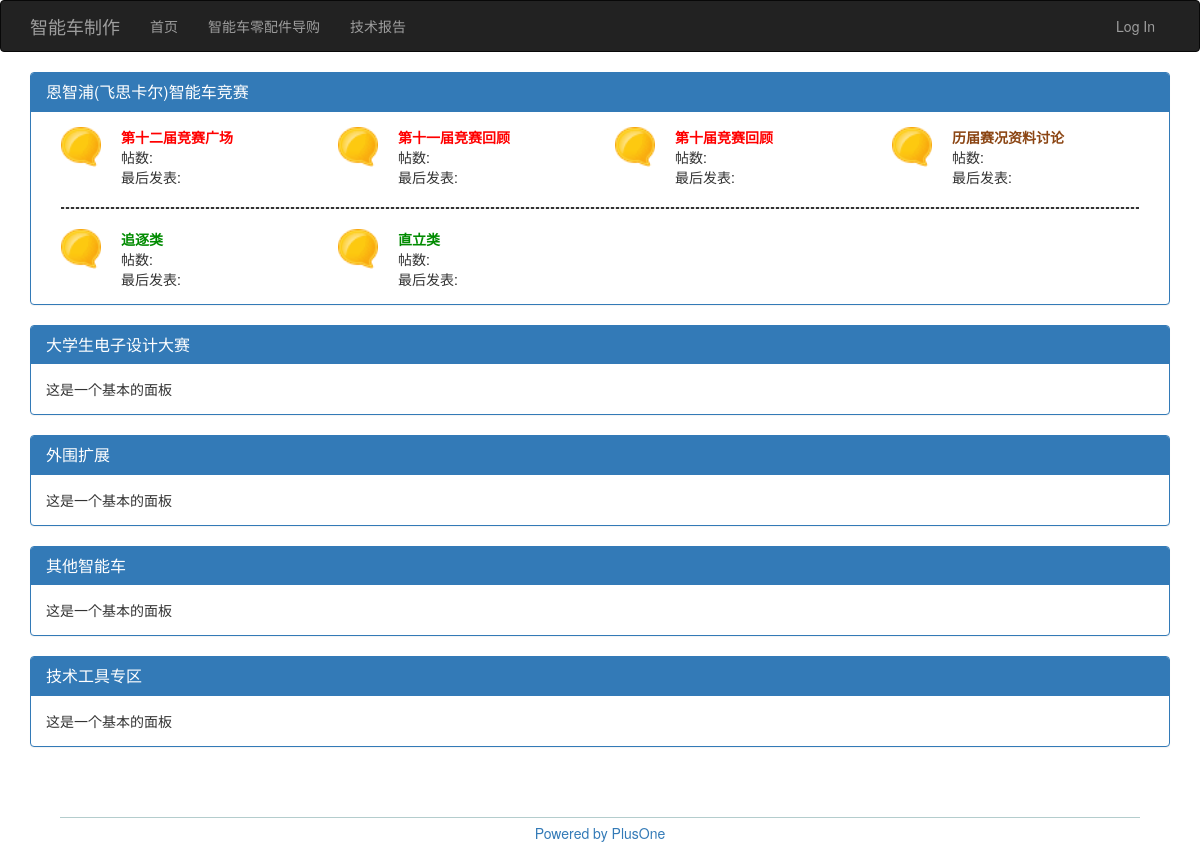
The page / on the database its author committed.
### app/models.py (models this page shows, shortened)
class Forum(db.Model):
    __tablename__='forums'
    id=db.Column(db.Integer, primary_key=True)
    name=db.Column(db.String(64), unique=True)
    forumname=db.Column(db.String(64), unique=True)
    order=db.Column(db.Integer)
    color=db.Column(db.String(64), default='red')
    posts=db.relationship('Post', backref='subforum', lazy='dynamic')
    users=db.relationship('User', backref='subforum', lazy='dynamic')

### app/main/views.py (the view)
@main.route('/', methods=['GET', 'POST'])
def index():
    forum_num=Forum.query.count()
    forums=Forum.query.all()
    num=1
    for forum in forums:
        forum.order=num
        num=num+1
    return render_template('index.html',forum_num=forum_num, forums=forums)

### app/auth/views.py (called while the page is built)
@auth.before_app_request
def before_request():
    if current_user.is_authenticated:
        current_user.ping()
        if not current_user.confirmed \
            and request.endpoint[:5]!='auth.':
            return redirect(url_for('auth.unconfirmed'))

### app/main/__init__.py (called while the page is built)
@main.app_context_processor
def inject_permissions():
    return dict(Permission=Permission)

### app/models.py (called while the page is built)
    def is_administrator(self):
        return False

### app/templates/index.html (shortened to what this page needs)
{% extends "base.html" %}
{% block page_content %}
    <div class="panel panel-primary">
        <div class="panel-heading">
            <h3 class="panel-title">恩智浦(飞思卡尔)智能车竞赛
            </h3>
        </div>
        <div class="panel-body" style="padding-left:30px; padding-right:30px">
            {% for forum in forums %}
                {% if forum.query.count()==1 %}
                <div class="row" >
                    <div class="col-xs-6 col-sm-3">
                        <a href="/"><img src="../static/index/index_bubble.gif" class="img-responsive index_img"></a>
                        <div class="index_text">
                            <a class="{{ forum.color }}" href="{{ url_for('note.subforum', id=forum.id) }}">{{ forum.forumname }}</a>
                            <div>帖数:</div>
                            <div>最后发表:</div>
                        </div>
                    </div>
                </div>
                {% elif forum.order==1 %}
                <div class="row" >
                    <div class="col-xs-6 col-sm-3">
                        <a href="/"><img src="../static/index/index_bubble.gif" class="img-responsive index_img"></a>
                        <div class="index_text">
                            <a class="{{ forum.color }}" href="{{ url_for('note.subforum', id=forum.id) }}">{{ forum.forumname }}</a>
                            <div>帖数:</div>
                            <div>最后发表:</div>
                        </div>
                    </div>
                {% elif forum.order%4==1 and forum.order!=1 %}
                <hr style="border:1px dashed" color="#DDDDDD">
                <div class="row" >
                    <div class="col-xs-6 col-sm-3">
                        <a href="/"><img src="../static/index/index_bubble.gif" class="img-responsive index_img"></a>
                        <div class="index_text">
                            <a class="{{ forum.color }}" href="{{ url_for('note.subforum', id=forum.id) }}">{{ forum.forumname }}</a>
                            <div>帖数:</div>
                            <div>最后发表:</div>
                        </div>
                    </div>
                {% elif forum.order==forum.query.count() %}
                    <div class="col-xs-6 col-sm-3">
                        <a href="/"><img src="../static/index/index_bubble.gif" class="img-responsive index_img"></a>
                        <div class="index_text">
                            <a class="{{ forum.color }}" href="{{ url_for('note.subforum', id=forum.id) }}">{{ forum.forumname }}</a>
                            <div>帖数:</div>
                            <div>最后发表:</div>
                        </div>
                    </div>
                </div>
                {% elif forum.order%4==0 %}
                    <div class="col-xs-6 col-sm-3">
                        <a href="/"><img src="../static/index/index_bubble.gif" class="img-responsive index_img"></a>
                        <div class="index_text">
                            <a class="{{ forum.color }}" href="{{ url_for('note.subforum', id=forum.id) }}">{{ forum.forumname }}</a>
                            <div>帖数:</div>
                            <div>最后发表:</div>
                        </div>
                    </div>
                </div>
                {% else %}
                <div class="col-xs-6 col-sm-3">
                    <a href="/"><img src="../static/index/index_bubble.gif" class="img-responsive index_img"></a>
                    <div class="index_text">
                        <a class="{{ forum.color }}" href="{{ url_for('note.subforum', id=forum.id) }}">{{ forum.forumname }}</a>
                        <div>帖数:</div>
                        <div>最后发表:</div>
                    </div>
                </div>
                {% endif %}
            {% endfor %}
        </div>
    </div>
    <div class="panel panel-primary">
        <div class="panel-heading">
            <h3 class="panel-title">大学生电子设计大赛</h3>
        </div>
        <div class="panel-body">
            这是一个基本的面板
        </div>
    </div>
    <div class="panel panel-primary">
        <div class="panel-heading">
            <h3 class="panel-title">外围扩展</h3>
        </div>
        <div class="panel-body">
            这是一个基本的面板
        </div>
    </div>
    <div class="panel panel-primary">
        <div class="panel-heading">
            <h3 class="panel-title">其他智能车</h3>
        </div>
        <div class="panel-body">
            这是一个基本的面板
        </div>
    </div>
    <div class="panel panel-primary">
        <div class="panel-heading">
            <h3 class="panel-title">技术工具专区</h3>
        </div>
        <div class="panel-body">
            这是一个基本的面板
        </div>
    </div>
{% endblock %}

### app/static/styles.css (style rules this page uses)
.index_img { float:left; width:40px; height:40px; }
.index_text { float:left; margin-left:20px; }
.red { color:red; font-weight:bold; }
.brown { color:#8B4513; font-weight:bold; }
.green { color:#008B00; font-weight:bold; }

### rows shown on the page
Forum: forumname "第十二届竞赛广场"
Forum: forumname "第十一届竞赛回顾"
Forum: forumname "第十届竞赛回顾"
Forum: forumname "历届赛况资料讨论"
Forum: forumname "追逐类"
Forum: forumname "直立类"
